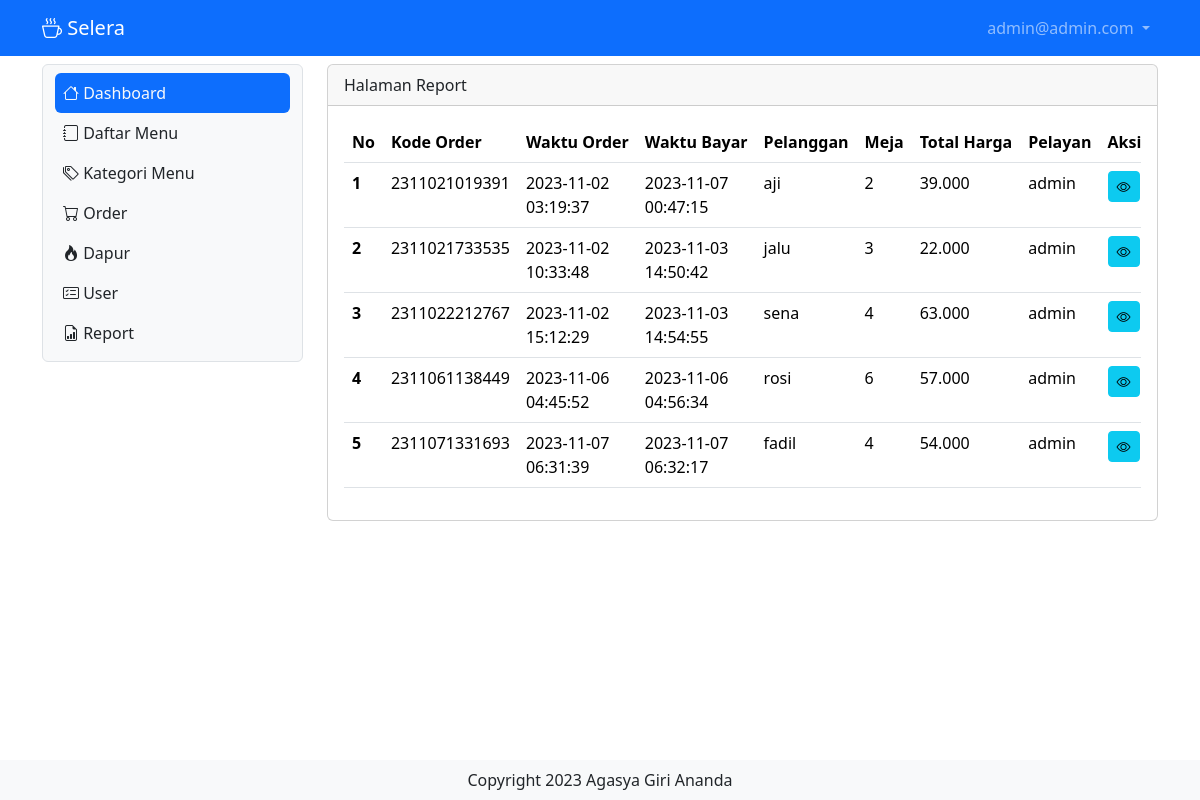
Page / (signed in) on the committed database.
### tables this page shows
CREATE TABLE `tb_user` (
  `id` int(11) NOT NULL,
  `nama` varchar(255) NOT NULL,
  `username` varchar(255) NOT NULL,
  `password` varchar(255) NOT NULL,
  `level` int(10) NOT NULL,
  `nohp` varchar(15) NOT NULL,
  `alamat` varchar(300) NOT NULL
);

CREATE TABLE `tb_order` (
  `id_order` bigint(20) NOT NULL,
  `pelanggan` varchar(255) NOT NULL,
  `meja` int(11) NOT NULL,
  `pelayan` int(11) NOT NULL,
  `waktu_order` timestamp NOT NULL DEFAULT current_timestamp() ON UPDATE current_timestamp()
);

CREATE TABLE `tb_bayar` (
  `id_bayar` bigint(20) NOT NULL,
  `nominal_uang` bigint(20) NOT NULL,
  `total_bayar` bigint(20) NOT NULL,
  `waktu_bayar` timestamp NOT NULL DEFAULT current_timestamp() ON UPDATE current_timestamp()
);

### report.php (the view, shortened to what this page needs)
<?php
include "proses/connect.php";
$query = mysqli_query($conn, "SELECT *, SUM(harga*jumlah) AS harganya FROM tb_order
        LEFT JOIN tb_user on tb_user.id = tb_order.pelayan
        LEFT JOIN tb_list_order ON tb_list_order.kode_order = tb_order.id_order
        LEFT JOIN tb_daftar_menu ON tb_daftar_menu.id = tb_list_order.menu
        JOIN tb_bayar ON tb_bayar.id_bayar = tb_order.id_order
        GROUP BY id_order ORDER BY waktu_order AsC
        ");
while ($record = mysqli_fetch_array($query)) {
    $result[] = $record;
}
?>
<div class="col-lg-9 mt-2">
    <div class="card">
        <div class="card-header">
            Halaman Report
        </div>
        <div class="card-body">
            <?php
            if (empty($result)) {
                echo "Data makanan atau minuman tidak ada";
            } else {
                    ?>
                <div class="table-responsive">
                    <table class="table table-hover">
                        <thead>
                            <tr class="text-nowrap">
                                <th scope="col">No</th>
                                <th scope="col">Kode Order</th>
                                <th scope="col">Waktu Order</th>
                                <th scope="col">Waktu Bayar</th>
                                <th scope="col">Pelanggan</th>
                                <th scope="col">Meja</th>
                                <th scope="col">Total Harga</th>
                                <th scope="col">Pelayan</th>
                                <th scope="col">Aksi</th>
                            </tr>
                        </thead>
                        <tbody>
                            <?php
                            $no = 1;
                            foreach ($result as $row) {
                                ?>
                                <tr>
                                    <th scope="row">
                                        <?php echo $no++ ?>
                                    </th>
                                    <td>
                                        <?php echo $row['id_order'] ?>
                                    </td>
                                    <td>
                                        <?php echo $row['waktu_order'] ?>
                                    </td>
                                    <td>
                                        <?php echo $row['waktu_bayar'] ?>
                                    </td>
                                    <td>
                                        <?php echo $row['pelanggan'] ?>
                                    </td>
                                    <td>
                                        <?php echo $row['meja'] ?>
                                    </td>
                                    <td>
                                        <?php echo number_format((int) $row['harganya'], 0, ',', '.') ?>
                                    </td>
                                    <td>
                                        <?php echo $row['nama'] ?>
                                    </td>
                                    <td>
                                        <div class="d-flex">
                                            <a class="btn btn-info btn-sm me-1"
                                                href="./?x=viewitem&order=<?php echo $row['id_order'] . "&meja=" . $row['meja'] . "&pelanggan=" . $row['pelanggan'] ?>"><i
                                                    class="bi bi-eye"></i></a>
                                        </div>
                                    </td>
                                </tr>
                                <?php
                            }
                            ?>
                        </tbody>
                    </table>
                    <?php
            }
            ?>
            </div>
        </div>
    </div>

### header.php (shortened to what this page needs)
<?php
include "proses/connect.php";
$query = mysqli_query($conn, "SELECT * FROM tb_user WHERE username = '$_SESSION[username_selera]'");
?>
<nav class="navbar navbar-expand navbar-dark bg-primary sticky-top">
    <div class="container-lg">
        <a class="navbar-brand" href="."><i class="bi bi-cup-hot"></i> Selera</a>
        <div class="collapse navbar-collapse justify-content-end" id="navbarNavDropdown">
            <ul class="navbar-nav">
                <li class="nav-item dropdown">
                    <a class="nav-link dropdown-toggle" href="#" role="button" data-bs-toggle="dropdown"
                        aria-expanded="false">
                        <?php echo $hasil['username']; ?>
                    </a>
                </li>
            </ul>
        </div>
    </div>
</nav>

### rows in the picture
tb_user: username "admin@admin.com"
tb_order: id_order "2311021019391", waktu_order "2023-11-02 03:19:37", tb_bayar.waktu_bayar "2023-11-07 00:47:15", pelanggan "aji", meja "2", harganya "39.000", pelayan.nama "admin"
tb_order: id_order "2311021733535", waktu_order "2023-11-02 10:33:48", tb_bayar.waktu_bayar "2023-11-03 14:50:42", pelanggan "jalu", meja "3", harganya "22.000", pelayan.nama "admin"
tb_order: id_order "2311022212767", waktu_order "2023-11-02 15:12:29", tb_bayar.waktu_bayar "2023-11-03 14:54:55", pelanggan "sena", meja "4", harganya "63.000", pelayan.nama "admin"
tb_order: id_order "2311061138449", waktu_order "2023-11-06 04:45:52", tb_bayar.waktu_bayar "2023-11-06 04:56:34", pelanggan "rosi", meja "6", harganya "57.000", pelayan.nama "admin"
tb_order: id_order "2311071331693", waktu_order "2023-11-07 06:31:39", tb_bayar.waktu_bayar "2023-11-07 06:32:17", pelanggan "fadil", meja "4", harganya "54.000", pelayan.nama "admin"
